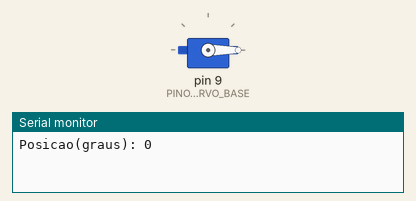
Recording of a sketch running on a simulated Arduino Uno, built with avr-gcc and run on an emulated ATmega328P. Shown: servo, the last lines printed to the serial monitor.

Above: at 0.05 s.
At 2.9 s:
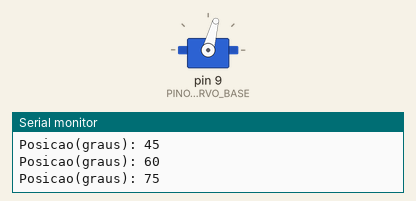
At 5.75 s:
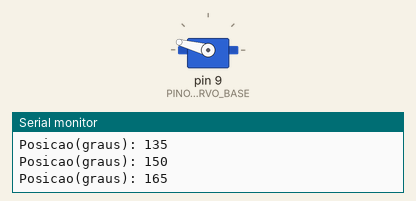
At 11.5 s:
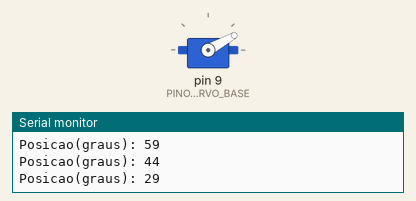
Timing chart, 0 to 15.6 s (numbered marks = the images above):
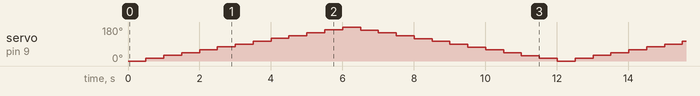

The sketch:

BRACOMECANICO.ino
```cpp
#include <Servo.h>

// Constantes e Globais
#define PINO_SERVO_BASE 9
// #define PINO_SERVO_MEIO
// #define PINO_SERVO_BOCA
#define ZERO 0
#define FULL 179
int angulo = 0;

// Instâncias + configs
Servo servoBase;
// Servo servoMeio;
// Servo servoBoca;

void setup() {
  Serial.begin(9600);
  servoBase.attach(PINO_SERVO_BASE);
}

void loop() {
  demo();
}

void tudoParaEsquerda() {
	servoBase.write(ZERO);
}

void tudoParaDireita() {
	servoBase.write(FULL);
}

void demo() {
	// Aplica o <angulo> no <servoBase> (0° -> 180° -> 0°)
	for (angulo = ZERO; angulo <= FULL; angulo += 15) {
    servoBase.write(angulo);
    Serial.println("Posicao(graus): " + String(angulo));
    delay(500);
  }

  for (angulo = FULL; angulo > ZERO; angulo -= 15) {
    servoBase.write(angulo);
    Serial.println("Posicao(graus): " + String(angulo));
    delay(500);
  }
}
```
